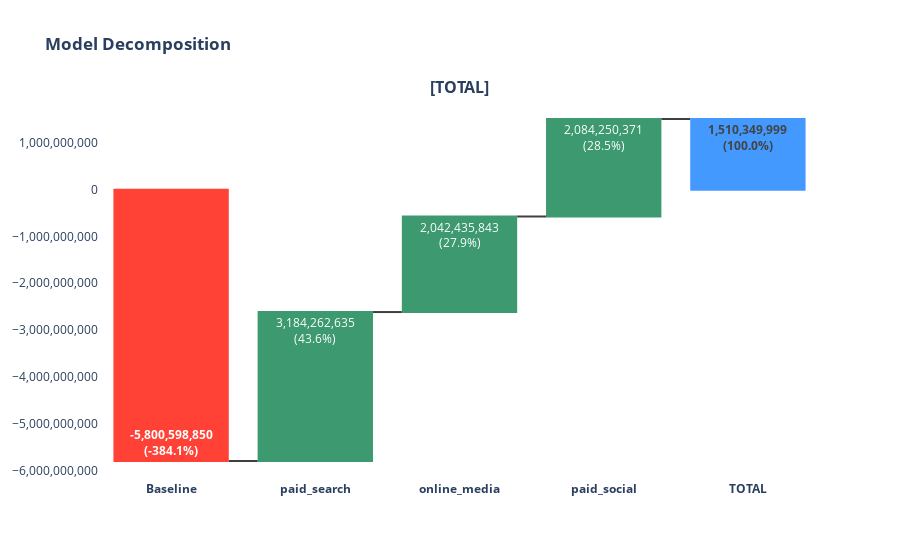

Notebook code cell kept with this figure:
### Code cell
my_fig = bmmm.plot_waterfall(dict_decomposition)

### Figure 1 — Plotly figure (JSON) as saved in the notebook; plotly's stock layout.template omitted (floating-point values rounded to 4 significant figures)
{"data": [{"connector": {"line": {"color": "rgb(63, 63, 63)"}}, "hovertext": ["<b>Baseline</b>", "<b>paid_search</b> <br>Media Contributions: 3,184,262,635 (43.6%)", "<b>online_media</b> <br>Media Contributions: 2,042,435,843 (27.9%)", "<b>paid_social</b> <br>Media Contributions: 2,084,250,371 (28.5%)", "<b>TOTAL</b>"], "measure": ["relative", "relative", "relative", "relative", "total"], "name": "Media Contributions", "orientation": "v", "text": ["<b>-5,800,598,850<br>(-384.1%)</b>", "3,184,262,635<br>(43.6%)", "2,042,435,843<br>(27.9%)", "2,084,250,371<br>(28.5%)", "<b>1,510,349,999<br>(100.0%)</b>"], "textposition": "auto", "type": "waterfall", "x": ["<b>Baseline</b>", "<b>paid_search</b>", "<b>online_media</b>", "<b>paid_social</b>", "<b>TOTAL</b>"], "xaxis": "x", "y": [-5801000000.0, 3184000000.0, 2042000000.0, 2084000000.0, 1510000000.0], "yaxis": "y"}], "layout": {"annotations": [{"font": {"size": 16}, "showarrow": false, "text": "<b>[TOTAL]</b>", "x": 0.5, "xanchor": "center", "xref": "paper", "y": 1, "yanchor": "bottom", "yref": "paper"}], "autosize": true, "barmode": "group", "plot_bgcolor": "#ffffff", "showlegend": false, "title": {"text": "<b>Model Decomposition</b>"}, "uniformtext": {"minsize": 8, "mode": "hide"}, "xaxis": {"anchor": "y", "domain": [0, 1], "tickangle": 0}, "yaxis": {"anchor": "x", "domain": [0, 1], "tickformat": ",.0f"}}}
